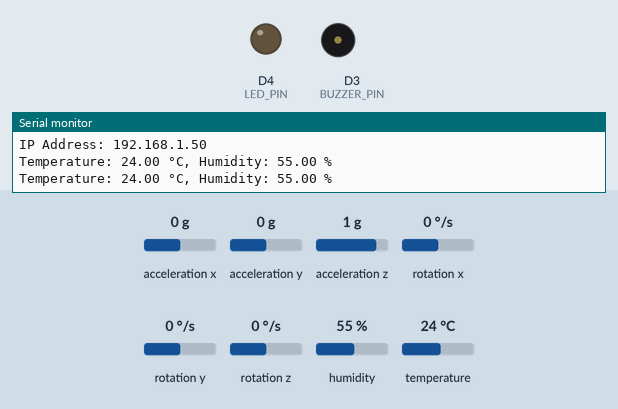
Simulated run of this sketch. Board: Arduino Nano 33 IoT. On the bench: output pins drawn as LEDs (lit = HIGH), buzzer (waves = sounding, pin HIGH), the last lines printed to the serial monitor. Inputs (shaded band) come from the test bench; at power-on: rotation x 0 °/s, acceleration x 0 g, acceleration y 0 g, acceleration z 1 g, rotation y 0 °/s, rotation z 0 °/s, humidity 55 %, temperature 24 °C. WiFi joins after 1.5 s; servers stay silent unless stated.

Above: at 2.7 s.
2.8 s: rotation x set to -2 °/s
4.9 s: rotation x set to -5 °/s
At 6.4 s:
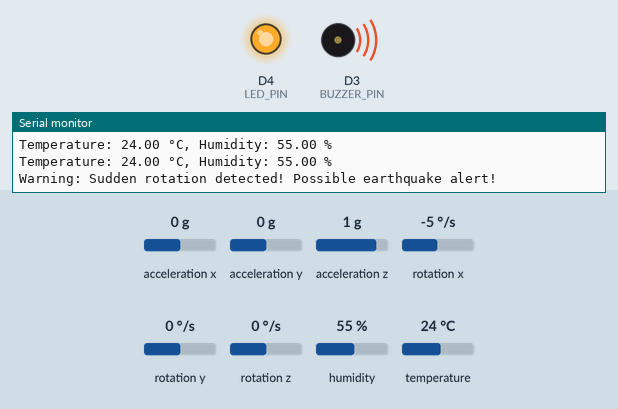
Timing chart, 0 to 7.9 s (numbered marks = the images above; inputs shaded):
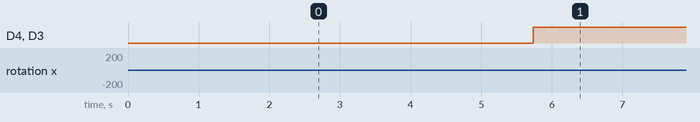

The sketch:

project_arduino_code.ino
```cpp
#include <Arduino_LSM6DS3.h>
#include <DHT.h>
#include <WiFiNINA.h>
#include <WiFiClient.h>

const char* ssid = "Predator";
const char* password = "123456789";
const char* serverIP = "192.168.137.107";  // IP address of the Raspberry Pi

#define DHTPIN 2
#define DHTTYPE DHT22
#define BUZZER_PIN 3
#define LED_PIN 4

DHT dht(DHTPIN, DHTTYPE);
WiFiServer server(5000);
WiFiClient client;  // WiFi client for making HTTP requests

float ax, ay, az;
float gx, gy, gz;
bool tsunamiAlert = false;
bool earthquakeAlert = false;
unsigned long alertStartTime = 0;
const unsigned long BUZZER_DURATION = 5000;  // Duration for buzzer and LED activation
const unsigned long debounceDuration = 3000;  // Duration to debounce alerts
unsigned long lastEarthquakeAlert = 0;
unsigned long lastTsunamiAlert = 0;

void sendResponse(WiFiClient& client, const char* message, int statusCode = 200) {
    client.print("HTTP/1.1 ");
    client.print(statusCode);
    client.println(" OK");
    client.println("Content-Type: text/plain");
    client.println();
    client.println(message);
}

void setup() {
    Serial.begin(115200);
    dht.begin();
    pinMode(BUZZER_PIN, OUTPUT);
    digitalWrite(BUZZER_PIN, LOW);
    pinMode(LED_PIN, OUTPUT);
    digitalWrite(LED_PIN, LOW);

    if (!IMU.begin()) {
        Serial.println("Failed to initialize IMU!");
        while (1);
    } else {
        Serial.println("IMU initialized successfully.");
    }

    Serial.print("Connecting to Wi-Fi...");
    int connectionAttempts = 0;
    while (WiFi.begin(ssid, password) != WL_CONNECTED && connectionAttempts < 10) {
        delay(1000);
        Serial.print(".");
        connectionAttempts++;
    }
    if (WiFi.status() == WL_CONNECTED) {
        Serial.println("\nConnected to Wi-Fi!");
        Serial.print("IP Address: ");
        Serial.println(WiFi.localIP());
    } else {
        Serial.println("\nFailed to connect to Wi-Fi.");
    }

    server.begin();
}

void loop() {
    readSensors();
    handleAlerts();

    WiFiClient client = server.available();
    if (client) {
        Serial.println("Client connected!");
        String request = client.readStringUntil('\r');
        client.flush();

        if (request.indexOf("GET /ACTIVATE_BUZZER_LED") != -1) {
            digitalWrite(BUZZER_PIN, HIGH);
            digitalWrite(LED_PIN, HIGH);
            sendResponse(client, "Buzzer and LED activated.");
        } else if (request.indexOf("GET /DEACTIVATE_BUZZER_LED") != -1) {
            digitalWrite(BUZZER_PIN, LOW);
            digitalWrite(LED_PIN, LOW);
            sendResponse(client, "Buzzer and LED deactivated.");
        } else {
            sendResponse(client, "Command not recognized.", 404);
        }

        client.stop();
        Serial.println("Client disconnected.");
    }

    delay(1000);
}

void readSensors() {
    float temperature = dht.readTemperature();
    float humidity = dht.readHumidity();

    if (!isnan(temperature) && !isnan(humidity)) {
        Serial.print("Temperature: ");
        Serial.print(temperature);
        Serial.print(" °C, Humidity: ");
        Serial.print(humidity);
        Serial.println(" %");
    } else {
        Serial.println("Failed to read temperature or humidity.");
    }

    if (IMU.accelerationAvailable()) {
        IMU.readAcceleration(ax, ay, az);
        if (abs(ax) > 2.0 || abs(ay) > 2.0 || abs(az) > 2.0) {
            if (millis() - lastTsunamiAlert > debounceDuration) {
                tsunamiAlert = true;
                lastTsunamiAlert = millis();
                alertStartTime = millis();
                Serial.println("Warning: Sudden acceleration detected! Possible tsunami alert!");
                sendAlertToPi("tsunami");
            }
        }
    }

    if (IMU.gyroscopeAvailable()) {
        IMU.readGyroscope(gx, gy, gz);
        if (abs(gx) > 3.0 || abs(gy) > 3.0 || abs(gz) > 3.0) {
            if (millis() - lastEarthquakeAlert > debounceDuration) {
                earthquakeAlert = true;
                lastEarthquakeAlert = millis();
                alertStartTime = millis();
                Serial.println("Warning: Sudden rotation detected! Possible earthquake alert!");
                sendAlertToPi("earthquake");
            }
        }
    }
}

void handleAlerts() {
    if (tsunamiAlert || earthquakeAlert) {
        digitalWrite(BUZZER_PIN, HIGH);
        digitalWrite(LED_PIN, HIGH);

        if (millis() - alertStartTime >= BUZZER_DURATION) {
            tsunamiAlert = false;
            earthquakeAlert = false;

            digitalWrite(BUZZER_PIN, LOW);
            digitalWrite(LED_PIN, LOW);
            Serial.println("Alert duration ended.");
        }
    }
}

void sendAlertToPi(const char* alertType) {
    if (client.connect(serverIP, 5000)) {
        client.print("POST /alert HTTP/1.1\r\n");
        client.print("Host: ");
        client.print(serverIP);
        client.print("\r\n");
        client.print("Content-Type: application/x-www-form-urlencoded\r\n");
        client.print("Content-Length: ");
        client.print(strlen(alertType) + 6);  // "type=" + alertType length
        client.print("\r\n\r\n");
        client.print("type=");
        client.print(alertType);
        client.print("\r\n");
        client.stop();
    }
}

void sendAlert(const char* alertType) {
    Serial.println(alertType);
}
```

Measured:
- the behaviour switches between -3 and -4 °/s on rotation x (found by bisection; images 0 and 1)
- after the input at 4.9 s, D4 (LED_PIN), D3 (BUZZER_PIN): LOW → HIGH after 0.83 s
